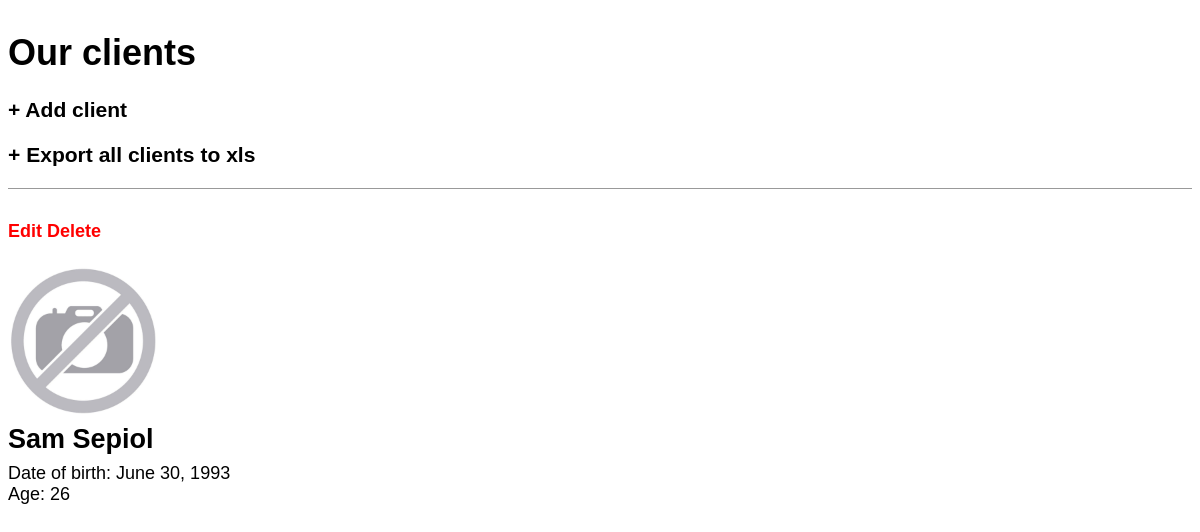
Page /client_detail/5/ on the committed database.
### clients/models.py (models this page shows, shortened)
class Client(models.Model):
    first = models.CharField(max_length=250)
    last = models.CharField(max_length=250)
    birth = models.DateField(blank=True, null=True, help_text='(YYYY-MM-DD)')
    image = models.ImageField(blank=True, upload_to='images', verbose_name='Add photo:')
    def age(self):
        import datetime
        if self.birth == None:
            return None
        else:
            return int((datetime.date.today() - self.birth).days / 365.25)
    age = property(age)
    class Meta:
        ordering = ['last']

### clients/views.py (the view)
# urls.py: path('client_detail/<int:pk>/', views.ClientDetailView.as_view(), name='client_detail'),
class ClientDetailView(DetailView):
    model = Client
    template_name = 'client_detail.html'

### templates/client_detail.html
{% extends 'base.html' %}
{% block content %}
<div class="post-entry">
    <h4><a href="{% url 'edit_client' client.pk %}">Edit</a>
        <a href="{% url 'delete_client' client.pk %}">Delete</a></h4>
    {% if client.image %}
    <img src="{{ client.image.url }}" width="240">
    {% else %}
    {% load static %}
    <img src="{% static 'no_photo.jpg' %}" width="150">
    {% endif %}
<h2>{{ client.first }} {{ client.last }}</h2>
<p>Date of birth: {{ client.birth }}</p>
<p>Age: {{ client.age }}</p>
</div>
{% endblock content %}

### static/css/base.css (style rules this page uses)
body { font-family: 'Source Sans Pro', sans-serif; font-size: 18px; }
h4 a { color: red; text-decoration: none; }
.post-entry { margin-bottom: 2rem; }
.post-entry h2 { margin: 0.5rem 0; }
.post-entry p { margin: 0; font-weight: 400; }

### rows in the picture
Client: first "Sam", last "Sepiol", birth "June 30, 1993", age "26"
